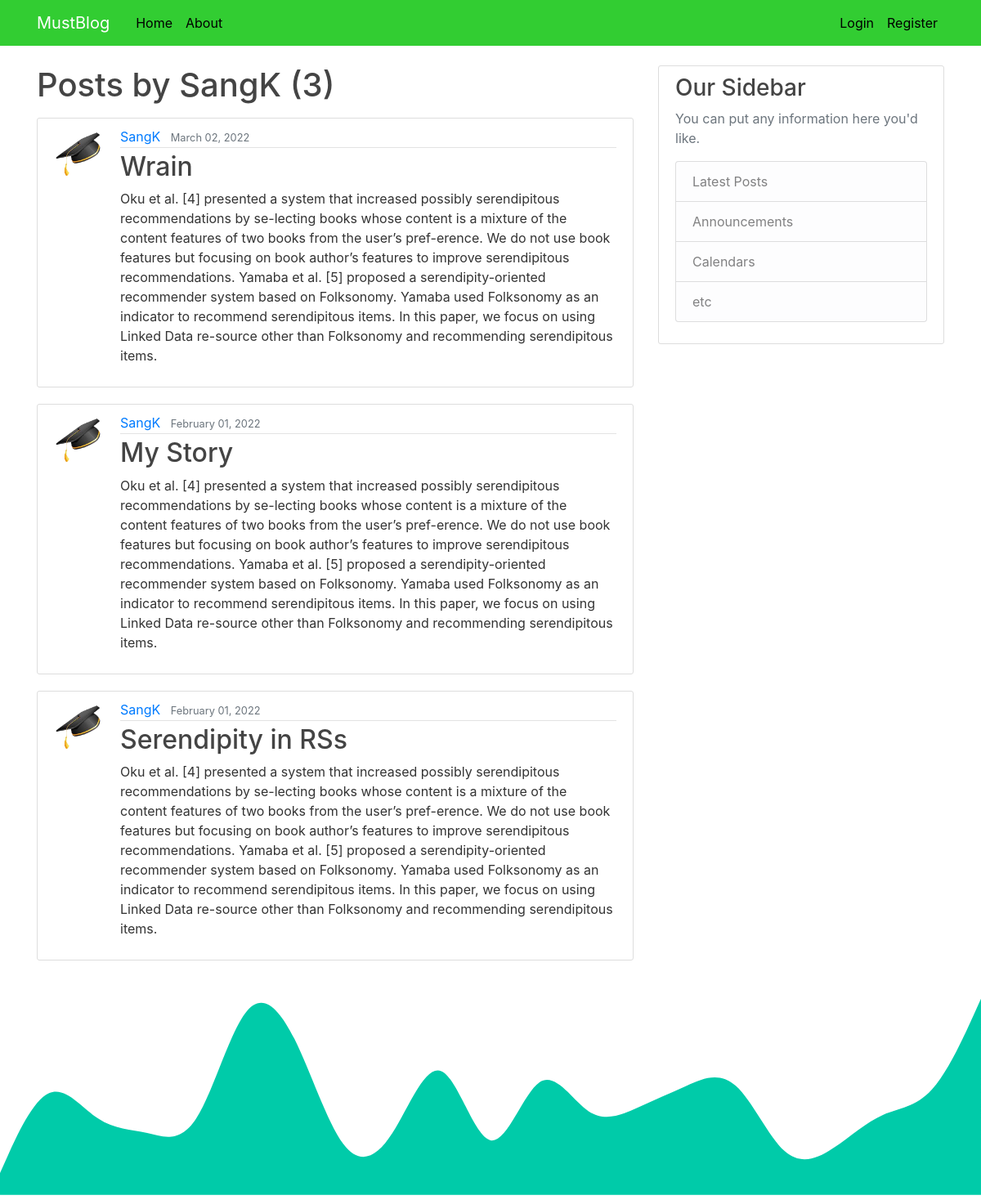
Page /user/SangK on the committed database.
### base/models.py (models this page shows, shortened)
class Posts(models.Model):
    title = models.CharField(max_length=100)
    content = models.TextField()
    date_posted = models.DateTimeField(default=timezone.now)
    author = models.ForeignKey(User, on_delete=models.CASCADE)

### users/models.py (models this page shows, shortened)
class Profile(models.Model):
    user = models.OneToOneField(User, on_delete=models.CASCADE)
    image = models.FileField(default='default.jpg', upload_to='profile_pics')

### base/views.py (the view)
# urls.py: path('user/<str:username>', UserPostListView.as_view(), name='user-posts'),
class UserPostListView(ListView):
    model = Posts
    template_name = 'base/user_posts.html'  # <app>/<model>_<viewtype>.html
    context_object_name = 'posts'
    paginate_by = 5
    def get_queryset(self):
        user = get_object_or_404(User, username=self.kwargs.get('username'))
        return Posts.objects.filter(author=user).order_by('-date_posted')

### base/templates/base/user_posts.html (shortened to what this page needs)
{% extends "base/base.html" %}
{% block content %}
    <h1 class="mb-3">Posts by {{ view.kwargs.username }} ({{ page_obj.paginator.count }})</h1>
    {% for post in posts %}
        <article class="media content-section">
          <img class="rounded-circle article-img" src="{{ post.author.profile.image.url }}">
          <div class="media-body">
            <div class="article-metadata">
              <a class="mr-2" href="{% url 'user-posts' post.author.username %}">{{ post.author }}</a>
              <small class="text-muted">{{ post.date_posted|date:"F d, Y" }}</small>
            </div>
            <h2><a class="article-title" href="{% url 'post-detail' post.id %}">{{ post.title }}</a></h2>
            <p class="article-content">{{ post.content }}</p>
          </div>
        </article>
    {% endfor %}
{% endblock content %}

### base/templates/base/base.html (shortened to what this page needs)
{% load static %}
<!DOCTYPE html>
<html>
<head>
    <link rel="stylesheet" href="https://maxcdn.bootstrapcdn.com/bootstrap/4.0.0/css/bootstrap.min.css">
    <link rel="stylesheet" type="text/css" href="{% static 'base/main.css' %}">
</head>
<body>
    <header class="site-header">
      <nav class="navbar navbar-expand-md navbar-dark bg-steel fixed-top">
        <div class="container">
          <a class="navbar-brand mr-4" href="{% url 'blog_home' %}">MustBlog</a>
          <div class="collapse navbar-collapse" id="navbarToggle">
            <div class="navbar-nav mr-auto">
              <a class="nav-item nav-link" href="{% url 'blog_home' %}">Home</a>
              <a class="nav-item nav-link" href="{% url 'blog_about' %}">About</a>
            </div>
            <div class="navbar-nav">
              {% if user.is_authenticated %}
                <a class="nav-item nav-link" href="{% url 'post-create' %}">New Post</a>
                <a class="nav-item nav-link" href="{% url 'profile' %}">Profile</a>
                <a class="nav-item nav-link" href="{% url 'logout' %}">Logout</a>
              {% else %}
                <a class="nav-item nav-link" href="{% url 'login' %}">Login</a>
                <a class="nav-item nav-link" href="{% url 'register' %}">Register</a>
              {% endif %}
            </div>
          </div>
        </div>
      </nav>
    </header>
    <main role="main" class="container">
      <div class="row">
        <div class="col-md-8">
          {% block content %}{% endblock %}
        </div>
        <div class="col-md-4">
          <div class="content-section">
            <h3>Our Sidebar</h3>
            <p class='text-muted'>You can put any information here you'd like.
              <ul class="list-group">
                <li class="list-group-item list-group-item-light">Latest Posts</li>
                <li class="list-group-item list-group-item-light">Announcements</li>
                <li class="list-group-item list-group-item-light">Calendars</li>
                <li class="list-group-item list-group-item-light">etc</li>
              </ul>
            </p>
          </div>
        </div>
      </div>
    </main>
</body>
</html>

### base/static/base/main.css (style rules this page uses)
body { background: #ddd6f3 → #faaca8; color: #333333; margin-top: 5rem; }
h1, h2, h3, h4, h5, h6 { color: #444444; }
ul { margin: 0; }
.bg-steel { background-color: #32CD32; }
.site-header .navbar-nav .nav-link { color: ; color: black; }
.content-section { background: #ffffff; padding: 10px 20px; border: 1px solid #dddddd; border-radius: 3px; margin-bottom: 20px; }
.article-title { color: #444444; }
.article-content { white-space: pre-line; }
.article-img { height: 65px; width: 65px; margin-right: 16px; }
.article-metadata { padding-bottom: 1px; margin-bottom: 4px; border-bottom: 1px solid #e3e3e3 }

### rows in the picture
Posts: author.profile.image (picture), author "SangK", date_posted "March 02, 2022", title "Wrain", content "Oku et al. [4] presented a system that increased possibly serendipitous recommendations by se-lecting books whose content is a mixture of the content features of two books from the user’s pref-erence. We do not use book features but focusing on book author’s features to improve serendipitous recommendations. Yamaba et al. [5] proposed a serendipity-oriented recommender system based on Folksonomy. Yamaba used Folksonomy as an indicator to recommend serendipitous items. In this paper, we focus on using Linked Data re-source other than Folksonomy and recommending serendipitous items."
Posts: author.profile.image (picture), author "SangK", date_posted "February 01, 2022", title "My Story", content "Oku et al. [4] presented a system that increased possibly serendipitous recommendations by se-lecting books whose content is a mixture of the content features of two books from the user’s pref-erence. We do not use book features but focusing on book author’s features to improve serendipitous recommendations. Yamaba et al. [5] proposed a serendipity-oriented recommender system based on Folksonomy. Yamaba used Folksonomy as an indicator to recommend serendipitous items. In this paper, we focus on using Linked Data re-source other than Folksonomy and recommending serendipitous items."
Posts: author.profile.image (picture), author "SangK", date_posted "February 01, 2022", title "Serendipity in RSs", content "Oku et al. [4] presented a system that increased possibly serendipitous recommendations by se-lecting books whose content is a mixture of the content features of two books from the user’s pref-erence. We do not use book features but focusing on book author’s features to improve serendipitous recommendations. Yamaba et al. [5] proposed a serendipity-oriented recommender system based on Folksonomy. Yamaba used Folksonomy as an indicator to recommend serendipitous items. In this paper, we focus on using Linked Data re-source other than Folksonomy and recommending serendipitous items."

### other values in the picture
{{ view.kwargs.username }} "SangK"
{{ page_obj.paginator.count }} "3"
